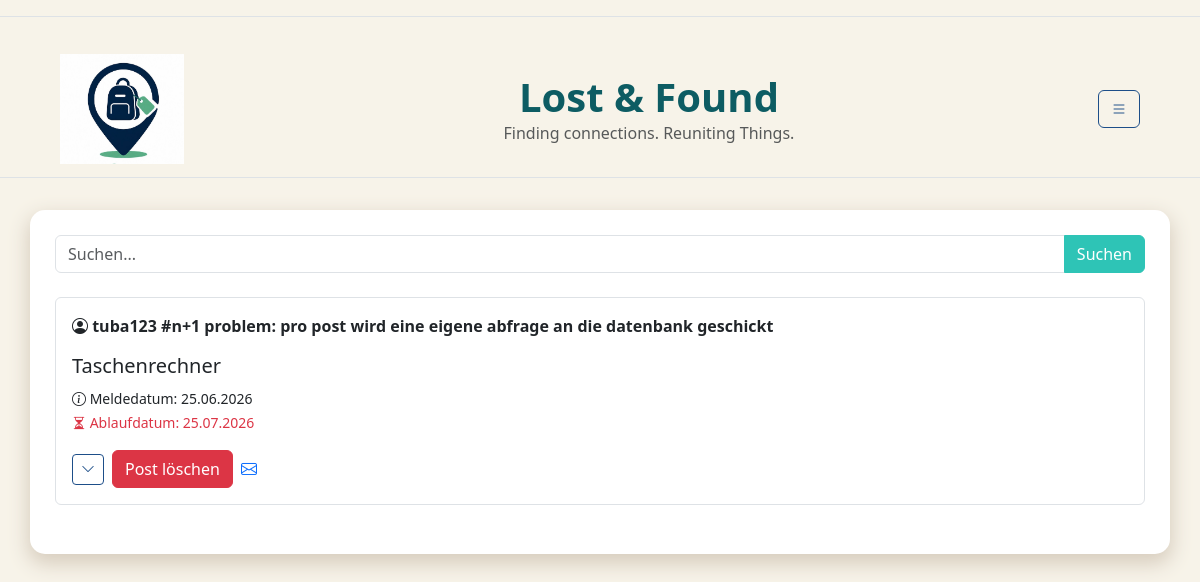
Page /home (signed in) on the earlier database version.
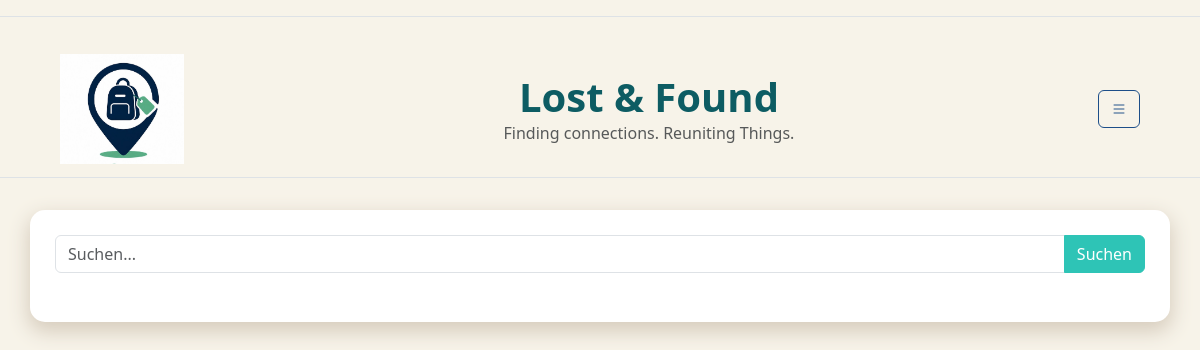
Same page on the later database version.
### db.py (models this page shows)
class Post(db.Model):
    __tablename__ = "post"
    post_id = db.Column(db.Integer,primary_key=True)
    user_id = db.Column(db.Integer,db.ForeignKey("standardUser.user_id"))
    fundbuero_id = db.Column(db.Integer,db.ForeignKey("fundbuero.fundbuero_id"))
    titel = db.Column(db.String,nullable=False)
    meldedatum = db.Column(db.Date)
    verlustdatum = db.Column(db.Date)
    ablaufdatum = db.Column(db.Date)
    schliessdatum = db.Column(db.Date)
    verlustort = db.Column(db.String)
    beschreibung = db.Column(db.Text)
    status = db.Column(db.String,default="laufend")
    views = db.Column(db.Integer,default=0 )
    user = db.relationship("StandardUser",back_populates="posts")
    fundbuero = db.relationship("Fundbuero",back_populates="posts")

class StandardUser(db.Model):
    __tablename__ = "standardUser"
    user_id = db.Column( db.Integer, primary_key=True )
    campus_id = db.Column( db.String, db.ForeignKey("campus.campus_id") )
    name = db.Column( db.String)
    benutzername = db.Column( db.String, unique=True)
    telefonnummer = db.Column(db.String)
    standardtext = db.Column(db.Text)
    passwort = db.Column(db.String,nullable=False)
    hwr_mail = db.Column(db.String, unique=True,nullable=False )
    is_admin = db.Column(db.Boolean, default=False)
    campus = db.relationship("Campus",back_populates="users")
    posts = db.relationship( "Post",back_populates="user")

### app.py (the view)
@app.route("/home")
def home():
    if "user_id" not in session:
        flash("Bitte zuerst einloggen!", "warning")
        return redirect(url_for("login"))
    form = forms.Suchleiste()
    user = db.session.get(StandardUser,session["user_id"])
    posts = db.session.execute(db.select(Post).where(Post.ablaufdatum>=date.today(), Post.status == "laufend")
                           ).scalars()  # hier werden alle posts aus der datenbank geholt, die noch nicht abgelaufen sind und deren status "laufend" ist. die posts werden dann in der home.html datei angezeigt.
    return render_template("home.html", posts=posts, form=form, user=user)

### forms.py
class Suchleiste(FlaskForm):
  suchfeld = StringField( "Suchbegriff",
       validators=[InputRequired()]
  )
  submit = SubmitField("Suchen")

### templates/home.html (shortened to what this page needs)
{% extends "base.html" %}
{% block CONTENT %}
<form method="POST"
      action="{{ url_for('suche') }}"
      class="mb-4">
    <div class="input-group">
        {{ form.suchfeld(
            class="form-control",
            placeholder="Suchen..."
        ) }}
        {{ form.submit(
            class="btn btn-primary"
        ) }}
    </div>
</form>
    {% for post in posts %}
        {% if session.get('is_admin') or post.user.campus_id == user.campus_id %}
    <div class="border rounded p-3 mb-4">
        <strong>
            <i class="bi bi-person-circle"></i>
            {{ post.user.benutzername }} #n+1 problem: pro post wird eine eigene abfrage an die datenbank geschickt
        </strong>
        <h5 class="mt-3">
            {{ post.titel }}
        </h5>
           <small>
            <i class="bi bi-info-circle"></i>
              Meldedatum: {{ post.meldedatum.strftime('%d.%m.%Y') }}
            </small>
            <br>
            <small class="text-danger">
            <i class="bi bi-hourglass-split"></i>
             Ablaufdatum: {{ post.ablaufdatum.strftime('%d.%m.%Y') }}
            </small>
        <div class="mt-3 d-flex align-items-center gap-2">
            <button
                class="btn btn-outline-secondary btn-sm"
                type="button"
                data-bs-toggle="collapse"
                data-bs-target="#details{{ loop.index }}">
                <i class="bi bi-chevron-down"></i>
            </button>
{% if session.get('is_admin')or post.user_id == session.get('user_id') %}
<a href="{{url_for('delete_post',post_id=post.post_id)}}" class="btn btn-danger"> Post löschen</a>
{% endif %}
          <a href="mailto:{{ post.user.hwr_mail }}?subject={{ ('Yay Gefunden! : ' ~ post.titel)|urlencode }}
          &body={{('Hallo,' ~'\n\n' ~
           'gute Nachricht: Ich habe möglicherweise deinen verlorenen Gegenstand gefunden' ~ '\n\n' ~
           'Gegenstand: ' ~post.titel ~'\n' ~
           'Verlustort: ' ~ post.verlustort ~ '\n\n' ~
            'Bitte melden dich bei mir.' ~ '\n\n' ~
            'Viele Grüße'
            )|urlencode }}">
             <i class="bi bi-envelope"></i>
</a>
        </div>
    </div>
        {%endif%}
    {% endfor %}
{% endblock %}

Differences in the rows shown:
removed Post: user.benutzername "tuba123", titel "Taschenrechner", meldedatum "25.06.2026", ablaufdatum "25.07.2026"
